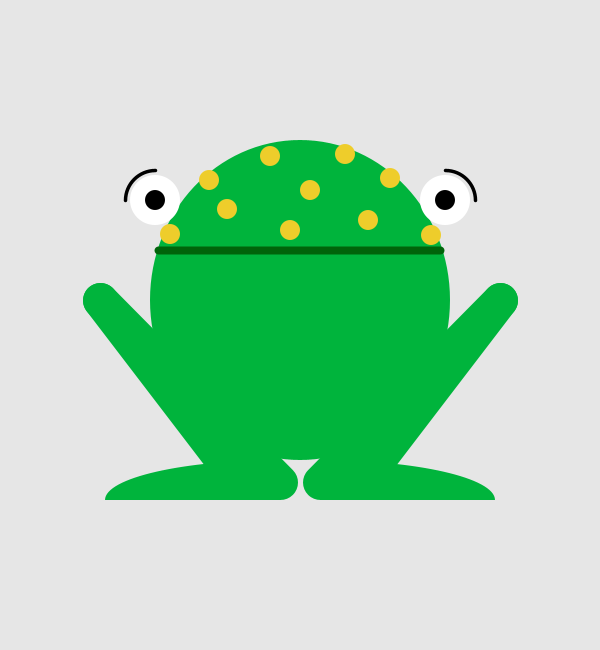
Frame 1 (no input)
Frame 60 (the mouse pressed at the canvas centre just before this capture): identical to frame 1, image omitted
Frame 120 (the mouse held since frame 60 and released just before this capture): identical to frame 1, image omitted

The Processing sketch that drew this single still picture (run headless with seeded random() and noise(); from frame 60 on, the mouse is pressed at the canvas centre):

// Processing sketch: processing_60074
// ── processing_60074.pde

void setup() {
size(600,650);
background(230);

//FROG`s body
smooth();
ellipseMode(CENTER);
noStroke();
fill(0,180,60);
ellipse(300,300,300,320);

noStroke();
fill(238,205,43);
ellipse(170,234,20,20);
ellipse(227,209,20,20);
ellipse(310,190,20,20);
ellipse(209,180,20,20);
ellipse(345,154,20,20);
ellipse(290,230,20,20);
ellipse(270,156,20,20);
ellipse(390,178,20,20);
ellipse(368,220,20,20);
ellipse(431,235,20,20);

//FROG`s leg left
stroke(0,180,60);
noFill();
smooth();
strokeWeight(35.0);
strokeCap(ROUND);
line(280,482,100,300);
line(230,470,100,300);
smooth();
noStroke();
fill(0,180,60);
arc(280,500,350,80,PI, TWO_PI-PI/2);

//FROG`s leg right
stroke(0,180,60);
noFill();
smooth();
strokeWeight(35.0);
strokeCap(ROUND);
line(320,482,500,300);
line(370,470,500,300);
smooth();
noStroke();
fill(0,180,60);
arc(320,500,350,80,TWO_PI-PI/2, TWO_PI);

//FROG`s face
//FROG`s mouth
stroke(0,100,10);
noFill();
smooth();
strokeWeight(8.0);
strokeCap(ROUND);
line(158,250,440,250);

//FROG`s eye left
smooth();
fill(255);
noStroke();
ellipseMode(CENTER);
ellipse(155,200,50,50);
fill(0);
ellipse(155,200,20,20);

//FROG`s eye right
fill(255);
noStroke();
ellipseMode(CENTER);
ellipse(445,200,50,50);
fill(0);
ellipse(445,200,20,20);

//FROG`s eyebrows
stroke(0);
noFill();
smooth();
strokeWeight(3.5);
strokeCap(ROUND);
arc(155,200,60,60,radians(180),radians(270));
arc(445,200,60,60,radians(270), radians(360));
}

void draw() {
}

void mousePressed() {
  
  //FROG`s body
smooth();
ellipseMode(CENTER);
noStroke();
fill(152,19,5);
ellipse(300,300,300,320);

noStroke();
fill(232,74,56);
ellipse(170,234,20,20);
ellipse(227,209,20,20);
ellipse(310,190,20,20);
ellipse(209,180,20,20);
ellipse(345,154,20,20);
ellipse(290,230,20,20);
ellipse(270,156,20,20);
ellipse(390,178,20,20);
ellipse(368,220,20,20);
ellipse(431,235,20,20);

//FROG`s leg left
stroke(152,19,5);
noFill();
smooth();
strokeWeight(35.0);
strokeCap(ROUND);
line(280,482,100,300);
line(230,470,100,300);
smooth();
noStroke();
fill(152,19,5);
arc(280,500,350,80,PI, TWO_PI-PI/2);

//FROG`s leg right
stroke(152,19,5);
noFill();
smooth();
strokeWeight(35.0);
strokeCap(ROUND);
line(320,482,500,300);
line(370,470,500,300);
smooth();
noStroke();
fill(152,19,5);
arc(320,500,350,80,TWO_PI-PI/2, TWO_PI);

//FROG`s face
//FROG`s mouth
stroke(118,14,8);
noFill();
smooth();
strokeWeight(8.0);
strokeCap(ROUND);
line(158,250,440,250);

//FROG`s eye left
smooth();
fill(255);
noStroke();
ellipseMode(CENTER);
ellipse(155,200,50,50);
fill(0);
ellipse(155,200,20,20);

//FROG`s eye right
fill(255);
noStroke();
ellipseMode(CENTER);
ellipse(445,200,50,50);
fill(0);
ellipse(445,200,20,20);

//FROG`s eyebrows
stroke(0);
noFill();
smooth();
strokeWeight(3.5);
strokeCap(ROUND);
arc(155,200,60,60,radians(180),radians(270));
arc(445,200,60,60,radians(270), radians(360));
}

void keyPressed() {
  
  //FROG`s body
smooth();
ellipseMode(CENTER);
noStroke();
fill(0,180,60);
ellipse(300,300,300,320);

noStroke();
fill(238,205,43);
ellipse(170,234,20,20);
ellipse(227,209,20,20);
ellipse(310,190,20,20);
ellipse(209,180,20,20);
ellipse(345,154,20,20);
ellipse(290,230,20,20);
ellipse(270,156,20,20);
ellipse(390,178,20,20);
ellipse(368,220,20,20);
ellipse(431,235,20,20);

//FROG`s leg left
stroke(0,180,60);
noFill();
smooth();
strokeWeight(35.0);
strokeCap(ROUND);
line(280,482,100,300);
line(230,470,100,300);
smooth();
noStroke();
fill(0,180,60);
arc(280,500,350,80,PI, TWO_PI-PI/2);

//FROG`s leg right
stroke(0,180,60);
noFill();
smooth();
strokeWeight(35.0);
strokeCap(ROUND);
line(320,482,500,300);
line(370,470,500,300);
smooth();
noStroke();
fill(0,180,60);
arc(320,500,350,80,TWO_PI-PI/2, TWO_PI);

//FROG`s face
//FROG`s mouth
stroke(0,100,10);
noFill();
smooth();
strokeWeight(8.0);
strokeCap(ROUND);
line(158,250,440,250);

//FROG`s eye left
smooth();
fill(255);
noStroke();
ellipseMode(CENTER);
ellipse(155,200,50,50);
fill(0);
ellipse(155,200,20,20);

//FROG`s eye right
fill(255);
noStroke();
ellipseMode(CENTER);
ellipse(445,200,50,50);
fill(0);
ellipse(445,200,20,20);

//FROG`s eyebrows
stroke(0);
noFill();
smooth();
strokeWeight(3.5);
strokeCap(ROUND);
arc(155,200,60,60,radians(180),radians(270));
arc(445,200,60,60,radians(270), radians(360));
}

  
